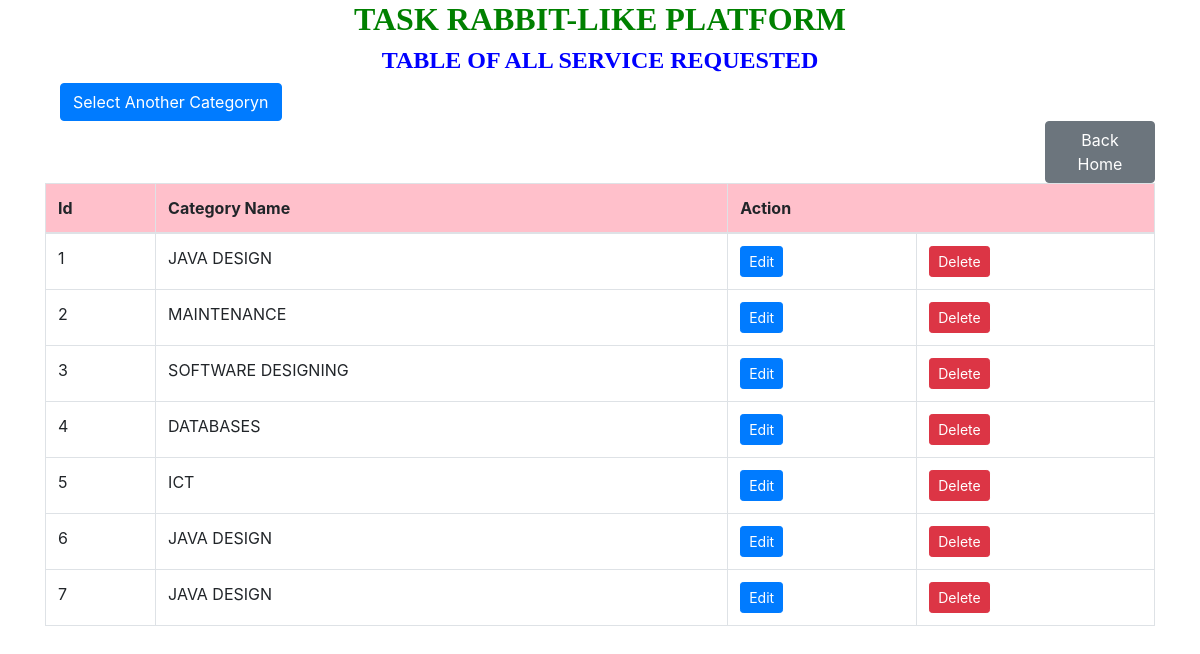
Screenshot of /category_table.php with the database file from the repository.
### tables this page shows
CREATE TABLE `categories` (
  `category_id` int(11) NOT NULL,
  `category_name` varchar(255) NOT NULL
);

### category_table.php (the view, shortened to what this page needs)
<!DOCTYPE html>
<html>
<head>
    <link href="https://stackpath.bootstrapcdn.com/bootstrap/4.5.2/css/bootstrap.min.css" rel="stylesheet">
</head>
<body>
    <div class="container">
        <h2 style="text-align: center; font-family: century; font-weight: bold; color: green;">TASK RABBIT-LIKE PLATFORM</h2>
        <h4 style="text-align: center; font-family: century; font-weight: bold; color:blue;">TABLE OF ALL SERVICE REQUESTED </h4>
        <a href="categories.php" class="btn btn-primary" style="margin-left: 15px;">Select Another Categoryn</a>
        <a href="home.php" class="btn btn-secondary" style="margin-left: 1000px;">Back Home</a>
        <table class="table table-bordered" style="margin-left:0px;">
            <thead bgcolor="pink">
                <tr>
                    <th>Id</th>
                    <th>Category Name</th>
                    <th colspan="2">Action</th>
                </tr>
            </thead>
            <tbody>
                <?php
                include "dbconnection.php";
                $sql = "SELECT * FROM categories";
                $result = $connection->query($sql);
                while ($row = $result->fetch_assoc()) {
                    echo "
                    <tr>
                        <td>{$row['category_id']}</td>
                        <td>{$row['category_name']}</td>
                        <td>
                            <a href='/taskrabbit-like platform/category_edit.php?category_id={$row['category_id']}' class='btn btn-primary btn-sm'>Edit</a></td>
                            <td>
                            <a href='/taskrabbit-like platform/category_delete.php?category_id={$row['category_id']}' class='btn btn-danger btn-sm'>Delete</a>
                        </td>
                    </tr>
                    ";
                }
                ?>
            </tbody>
        </table>
    </div>
</body>
</html>

### rows the page displays
categories: category_id "1", category_name "JAVA DESIGN"
categories: category_id "2", category_name "MAINTENANCE"
categories: category_id "3", category_name "SOFTWARE DESIGNING"
categories: category_id "4", category_name "DATABASES"
categories: category_id "5", category_name "ICT"
categories: category_id "6", category_name "JAVA DESIGN"
categories: category_id "7", category_name "JAVA DESIGN"
